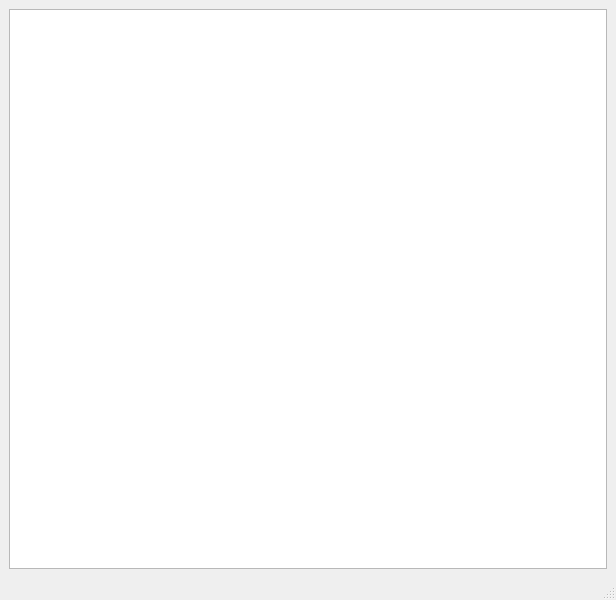
<?xml version="1.0" encoding="UTF-8"?>
<ui version="4.0">
 <class>MainWindow</class>
 <widget class="QMainWindow" name="MainWindow">
  <property name="geometry">
   <rect>
    <x>0</x>
    <y>0</y>
    <width>616</width>
    <height>600</height>
   </rect>
  </property>
  <property name="windowTitle">
   <string>MainWindow</string>
  </property>
  <widget class="QWidget" name="centralwidget">
   <layout class="QVBoxLayout" name="verticalLayout">
    <item>
     <widget class="QTextBrowser" name="textBrowser">
      <property name="autoFillBackground">
       <bool>true</bool>
      </property>
      <property name="sizeAdjustPolicy">
       <enum>QAbstractScrollArea::SizeAdjustPolicy::AdjustToContents</enum>
      </property>
      <property name="html">
       <string>&lt;!DOCTYPE HTML PUBLIC &quot;-//W3C//DTD HTML 4.0//EN&quot; &quot;http://www.w3.org/TR/REC-html40/strict.dtd&quot;&gt;
&lt;html&gt;&lt;head&gt;&lt;meta name=&quot;qrichtext&quot; content=&quot;1&quot; /&gt;&lt;meta charset=&quot;utf-8&quot; /&gt;&lt;style type=&quot;text/css&quot;&gt;
p, li { white-space: pre-wrap; }
hr { height: 1px; border-width: 0; }
li.unchecked::marker { content: &quot;\2610&quot;; }
li.checked::marker { content: &quot;\2612&quot;; }
&lt;/style&gt;&lt;/head&gt;&lt;body style=&quot; font-family:'Segoe UI'; font-size:9pt; font-weight:400; font-style:normal;&quot;&gt;
&lt;p style=&quot;-qt-paragraph-type:empty; margin-top:0px; margin-bottom:0px; margin-left:0px; margin-right:0px; -qt-block-indent:0; text-indent:0px;&quot;&gt;&lt;br /&gt;&lt;/p&gt;&lt;/body&gt;&lt;/html&gt;</string>
      </property>
     </widget>
    </item>
   </layout>
  </widget>
  <widget class="QMenuBar" name="menubar">
   <property name="geometry">
    <rect>
     <x>0</x>
     <y>0</y>
     <width>616</width>
     <height>25</height>
    </rect>
   </property>
  </widget>
  <widget class="QStatusBar" name="statusbar"/>
 </widget>
 <resources/>
 <connections/>
</ui>
